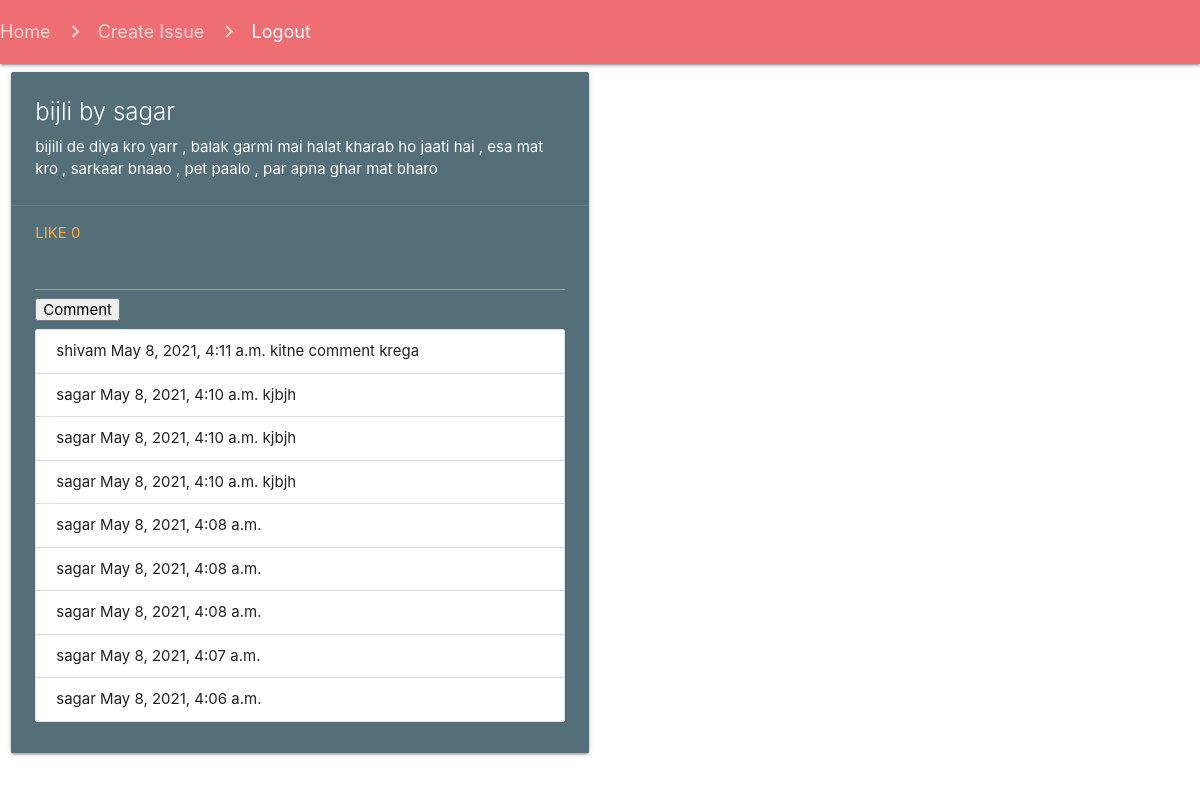
Page /main/particular_issue/1 (signed in) on the committed database.
### main/models.py (models this page shows, shortened)
class SocialIssue(models.Model):
    user=models.ForeignKey(User,on_delete=models.CASCADE)
    title=models.CharField(max_length=256)
    description=models.TextField()
    submit_date=models.DateTimeField(auto_now_add=True)
    def get_likes(self):
        return self.likes.count()

class SocialIssueComments(models.Model):
    user=models.ForeignKey(User,on_delete=models.CASCADE)
    social_issue=models.ForeignKey(SocialIssue,on_delete=models.CASCADE,related_name="comments")
    comment=models.TextField()
    submit_date=models.DateTimeField(auto_now_add=True)

### main/views.py (the view, shortened to what this page needs)
# urls.py: path("particular_issue/<int:pk>", views.particular_issue, name="particular_issue"),
@login_required(login_url="login")
def particular_issue(request, pk):
    issue = get_object_or_404(models.SocialIssue, pk=pk)
    comments = models.SocialIssueComments.objects.filter(social_issue=issue).order_by(
        "-submit_date"
    )
    d = {"issue": issue, "comments": comments}
    return render(request, "main/particular_issue.html", d)

### templates/main/particular_issue.html (shortened to what this page needs)
{% extends 'main/base.html' %} {% load static %} {% block content %}
<nav>
  <div class="nav-wrapper">
    <div class="col s12">
      <a href="{% url 'home' %}" class="breadcrumb">Home</a>
      <a href="{% url 'create_issue' %}" class="breadcrumb">Create Issue</a>
      <a href="{% url 'logout' %}" class="breadcrumb">Logout</a>
    </div>
  </div>
</nav>
<div class="row">
  <div class="col s12 m6">
    <div class="card blue-grey darken-1">
      <div class="card-content white-text">
        <span class="card-title">{{issue.title}} by {{issue.user}}</span>
        <p>{{issue.description}}</p>
      </div>
      <div class="card-action" data-id="{{issue.id}}">
        <a href="#" class="like-icon" data-id="{{issue.id}}">
          Like {{issue.get_likes}}</a
        >
        <form action="" method="POST">
          <input type="text" name="comment" />
          <button type="Submit">Comment</button>
        </form>
        <ul class="collection">
          {% for comment in comments %}
          <li class="collection-item">
            {{comment.user}} {{comment.submit_date}} {{comment.comment}}
          </li>
          {% endfor %}
        </ul>
      </div>
    </div>
  </div>
</div>
{% endblock content %}

### rows in the picture
SocialIssue: title "bijli", user "sagar", description "bijili de diya kro yarr , balak garmi mai halat kharab ho jaati hai , esa mat kro , sarkaar bnaao , pet paalo , par apna ghar mat bharo", get_likes "0"
SocialIssueComments: user "shivam", submit_date "May 8, 2021, 4:11 a.m.", comment "kitne comment krega"
SocialIssueComments: user "sagar", submit_date "May 8, 2021, 4:10 a.m.", comment "kjbjh"
SocialIssueComments: user "sagar", submit_date "May 8, 2021, 4:10 a.m.", comment "kjbjh"
SocialIssueComments: user "sagar", submit_date "May 8, 2021, 4:10 a.m.", comment "kjbjh"
SocialIssueComments: user "sagar", submit_date "May 8, 2021, 4:08 a.m."
SocialIssueComments: user "sagar", submit_date "May 8, 2021, 4:08 a.m."
SocialIssueComments: user "sagar", submit_date "May 8, 2021, 4:08 a.m."
SocialIssueComments: user "sagar", submit_date "May 8, 2021, 4:07 a.m."
SocialIssueComments: user "sagar", submit_date "May 8, 2021, 4:06 a.m."
